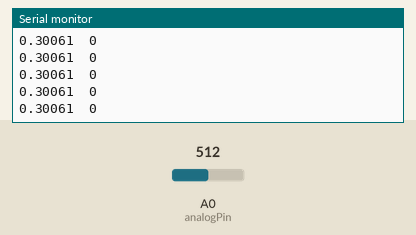
Simulated run of this sketch. Board: Arduino Uno, built with avr-gcc and run on an emulated ATmega328P. Parts: the last lines printed to the serial monitor. Inputs (shaded band) come from the test bench; at power-on: A0 (analogPin) = 512.

Above: at 3.2 s.
3.3 s: A0 (analogPin) set to 0
At 4.0 s:
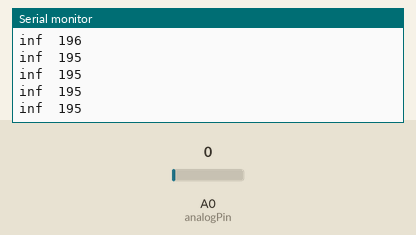
5.1 s: A0 (analogPin) set to 122
At 5.9 s:
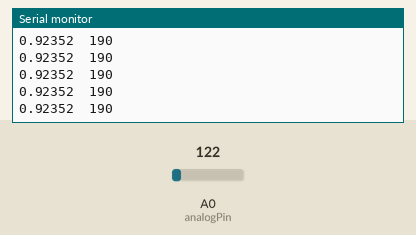
Timing chart, 0 to 8.1 s (numbered marks = the images above; inputs shaded):
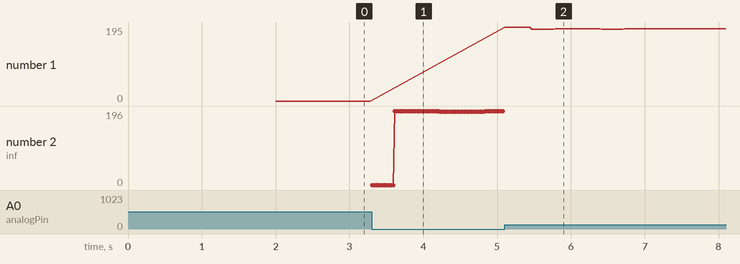

Measured:
- after the input at 3.3 s, the serial monitor: prints a new line at once (image 1)
- after the input at 5.1 s, the serial monitor: prints a new line at once (image 2)
- plotted number 1: 0 → 190 after the input at 5.1 s

The sketch:

arduino_code.ino
```cpp
/*
  AUTHOR:     Orlando S. Hoilett
  DISCLAIMER

  This code is in the public domain. Please feel free to modify,
  use, etc however you see fit. But, please give reference to
  original authors as a courtesy to Open Source developers.
*/


const int analogPin = A0; //Arduino Serial Input pin
int analogIn = 0;
unsigned long pulseCounter = 0;
unsigned long firstPulseStartTime = 0;
unsigned long secondPulseStartTime = 0;
unsigned long time_between_pulses = 0;
const unsigned long refractoryPeriod = 300;
const double minutes_in_milliseconds = 60000;


const double threshold = 0.40;


void setup()
{
  Serial.begin(115200);

  delay(2000); //a slight delay for system stabilization
}


void loop()
{
  //creates a timer variable to keep track of time
  unsigned long timer = millis();

  analogIn = analogRead(analogPin); //assign analog_in to sensorval
  double voltage = analogToDigital(analogIn); //assign input to turn into voltage
  double absorbance = calculateAbsorbance(voltage); //turn voltage into absorbance
  long time_between_pulses = detectThreshold(absorbance);
  int pulseRate = calculatePulseRate(time_between_pulses);
  displayPulseInBluetooth(absorbance, pulseRate);
  //small delay to change our sampling rate
  //and stabilize our signal
  delay(25);
}

//convertToVoltage()
//Does the calculation to convert the Arduino's analog-to-digital
//converter number to a voltage. This function then returns the
//value to the rest of the program.
double analogToDigital(double ADC_Val)
{
  double volt = 0;
  volt = 5*(ADC_Val/1023);
  return volt;
}

//calculateAbsorbance()
//Does the caluclation to convert the voltage to an absorbance.
//The value of the absorbance is then returned to the rest of
//the program
double calculateAbsorbance(double volt)
{
  double absorbance = 0;
  absorbance = log10(5/volt);
  return absorbance;
}

//detectThreshold()
//This method detects whether the signal has passed our
//threshold and determines the time between subsequent peaks
long detectThreshold(double absorbance)
{
  if (millis() - firstPulseStartTime >= refractoryPeriod
    && absorbance >= threshold)
  {
    if (pulseCounter == 0)
    {
      pulseCounter++;
      firstPulseStartTime = millis();
    }
    else if (pulseCounter == 1)
    {
      secondPulseStartTime = millis();
      time_between_pulses = secondPulseStartTime - firstPulseStartTime;
      firstPulseStartTime = secondPulseStartTime;
    }
  }

  return time_between_pulses;
}

//calculatePulseRate()
//This method calculates pulse rate by dividing 60 seconds by the
//time between subsequent pulses
double calculatePulseRate(long time_between_pulses)
{
  return minutes_in_milliseconds/time_between_pulses;
}
//displayPulseInBluetooth()
//send the output to bluetooth
void displayPulseInBluetooth(double absorbance, int pulseRate)
{
  Serial.print(absorbance,5);
  Serial.print("\t");
  Serial.print(pulseRate);
  Serial.println();
}
```
